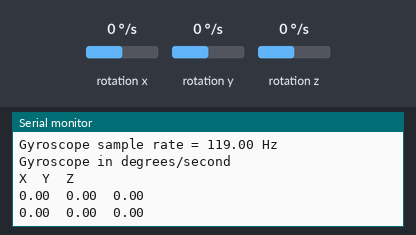
The sketch below on a simulated Arduino Nano 33 BLE. Shown: the last lines printed to the serial monitor. Inputs (shaded band) come from the test bench; at power-on: rotation x 0 °/s, rotation y 0 °/s, rotation z 0 °/s.

Above: at 2.8 s.
2.9 s: rotation x set to -192 °/s
At 3.5 s:
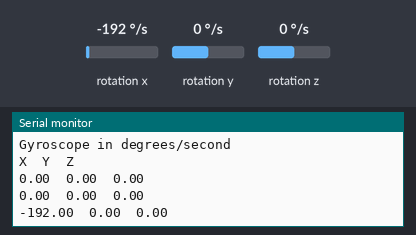
4.4 s: rotation y set to -192 °/s
At 5.7 s:
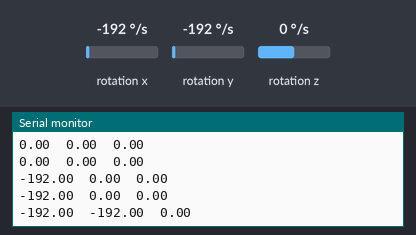
5.9 s: rotation z set to -192 °/s
At 6.8 s:
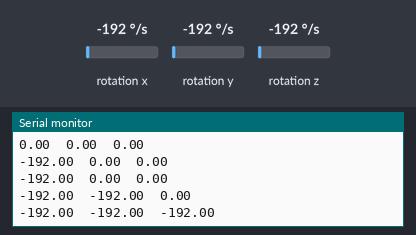

The sketch:

LSM9DS1_Gyroscope_without_delay.ino
```cpp
/*
  LSM9DS1_Gyroscope_without_delay.ino
  Arduino Nano 33 BLE Sense
*/

#include <Arduino_LSM9DS1.h> // Library for LSM9DS1

const unsigned long interval = 1000; // 1sec interval
unsigned long previousTime = 0;


void setup() {
  Serial.begin(9600); // Serial Monitor at a data rate of 9600 bits per second

  while (!Serial);
  Serial.println("Started");

  //If IMU doesnt start up have serial output failure
  if (!IMU.begin()) {
    Serial.println("Failed to initialize IMU!");
    while (1);
  }

  //Formating for Serial Output
  Serial.print("Gyroscope sample rate = ");
  Serial.print(IMU.gyroscopeSampleRate()); // States smapling rate of gyroscope = 120hz
  Serial.println(" Hz");
  Serial.println();
  Serial.println("Gyroscope in degrees/second");
  Serial.println("X\tY\tZ"); // Label the axis' being recorded
}

void loop() {
  float x, y, z; // use float to use deciamal values vs whole int

  unsigned long currentTime = millis();

  if (currentTime - previousTime >= interval) {
    previousTime = currentTime; // save the last executed time

    //Assigns gyscope data to float varibles
    if (IMU.gyroscopeAvailable()) {
      IMU.readGyroscope(x, y, z);


      //Print out each axis data point then a tab
      Serial.print(x);
      Serial.print('\t');
      Serial.print(y);
      Serial.print('\t');
      Serial.println(z);
    }
  }
}
```

Measured:
- after the input at 2.9 s, the serial monitor: prints a new line after 0.10 s (image 1)
- after the input at 4.4 s, the serial monitor: prints a new line after 0.60 s (image 2)
- after the input at 5.9 s, the serial monitor: prints a new line after 0.10 s (image 3)
